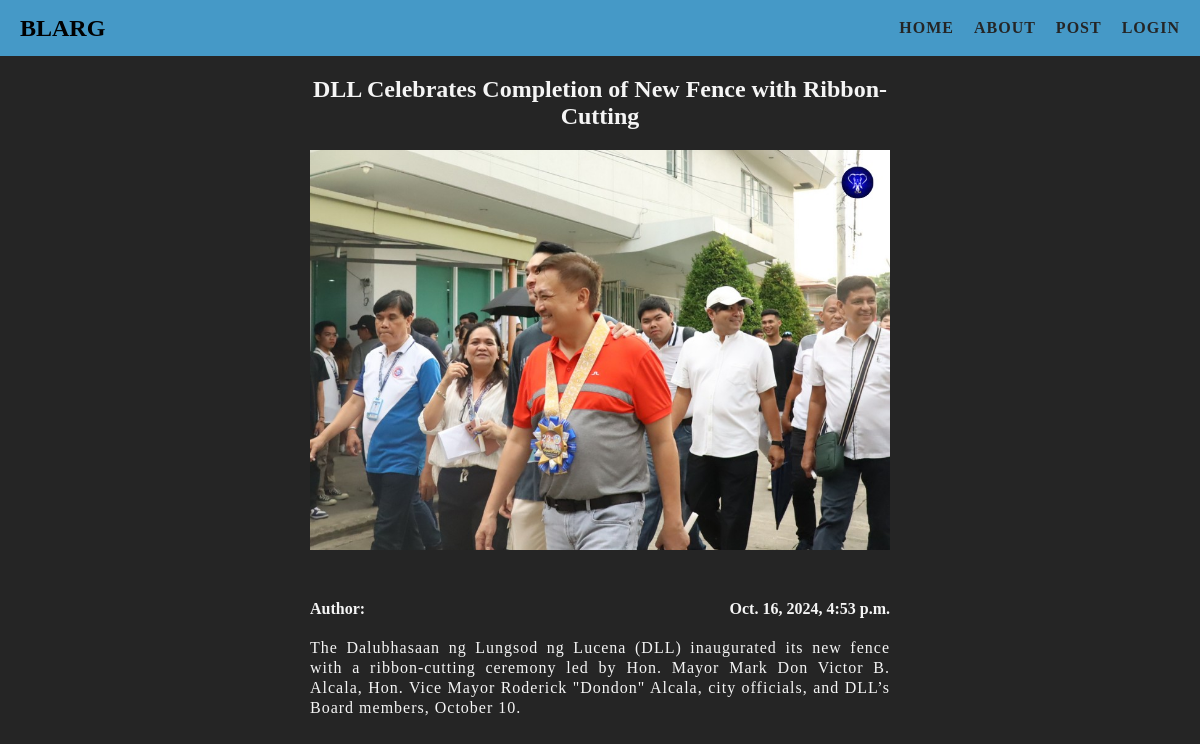
/posts/dll-celebrates-completion-of-new-fence-with-ribbon-cutting, run on the app's committed database.
### POST/models.py (models this page shows, shortened)
class Post(models.Model):
	title = models.CharField(max_length=200)
	content = models.TextField()
	banner = models.ImageField(default="perl.png", blank=True)
	author = models.ForeignKey(User, on_delete=models.CASCADE, default=None)
	slug = models.SlugField(blank=True)
	posted_at = models.DateTimeField(auto_now_add=True)

### POST/views.py (the view)
# urls.py: path("<slug:slug>", views.post_page, name="page")
def post_page(request, slug):
	specificPost = Post.objects.get(slug=slug)
	return render(request, "POSTS/post_page.html",{
		"specificPost":specificPost
		})

### POST/templates/POSTS/post_page.html (shortened to what this page needs)
{% extends "layout.html" %}
{% block content %}
	<section id="post-page">
		<div class="post-content">
			<h1>{{specificPost.title}}</h1>
			<div class="header">
				<div class="head">
					<img src="{{specificPost.banner.url}}" alt="header banner">
				</div>
				<p>
					<span>Author: {{post.author}}</span>
					<span>{{specificPost.posted_at}}</span>
				</p>
			</div>
			<p class="page-content">
				{{specificPost.content}}
			</p>
		</div>
	</section>
{% endblock %}

### static/styles.css (style rules this page uses)
* { margin: 0; }
body { box-sizing: border-box; height: 100vh; width: 100vw; }
.header { display: flex; gap: 160px; align-items: center; }
.post-content { margin: 20px 10px; }
#post-page { width: 50%; }
#post-page .post-content h1 { text-align: center; }
.header { display: flex; flex-direction: column; gap: 10px; }
#post-page .post-content .head { width: 100%; height: 400px; border-radius: 5px; background-color: #67B8E4; margin: 20px 0px; }
#post-page .post-content .head img { height: 100%; width: 100%; object-fit: cover; object-position: top; }
.header p { width: 100%; display: flex; justify-content: space-between; margin: 20px 0px; font-weight: bold; }
.page-content { letter-spacing: 1px; line-height: 125%; text-align: justify; }

### data on the page
Post: title "DLL Celebrates Completion of New Fence with Ribbon-Cutting", banner (picture), posted_at "Oct. 16, 2024, 4:53 p.m.", content "The Dalubhasaan ng Lungsod ng Lucena (DLL) inaugurated its new fence with a ribbon-cutting ceremony led by Hon. Mayor Mark Don Victor B. Alcala, Hon. Vice Mayor Roderick \"Dondon\" Alcala, city officials, and DLL’s Board members, October 10."
